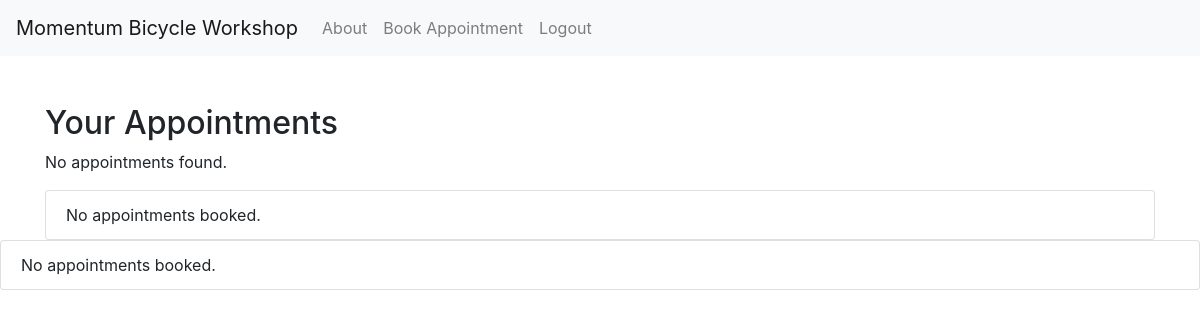
/appointment_list/ (signed in), run on an earlier commit of the app's database.
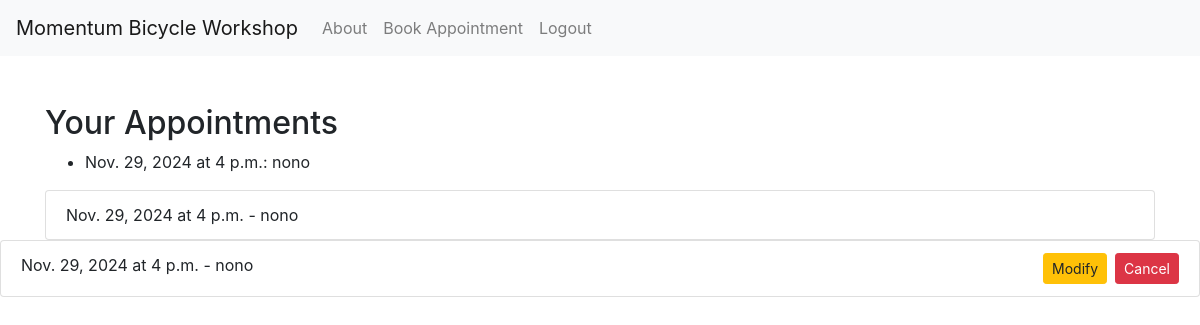
And on a later commit of the database.
### myapp/models.py (models this page shows, shortened)
class Appointment(models.Model):
    user = models.ForeignKey(User, on_delete=models.CASCADE)  # Associate the appointment with a user
    date = models.DateField()
    time = models.TimeField()
    description = models.TextField(blank=True)  # Allowing blank descriptions
    photo = models.ImageField(upload_to='photos/', blank=True, null=True)
    class Meta:  # This should be properly indented within the model
        unique_together = ('user', 'date')  # or ('user', 'date', 'time') if you want to prevent double booking at the same time

### myapp/views.py (the view)
# urls.py: path('appointment_list/', views.appointment_list, name='appointment_list'),
@login_required
def appointment_list(request):
    appointments = Appointment.objects.filter(user=request.user).order_by('date', 'time')
    return render(request, 'myapp/appointment_list.html', {'appointments': appointments})

### myapp/templates/myapp/appointment_list.html (shortened to what this page needs)
<!DOCTYPE html>
<html lang="en">
<head>
    <link rel="stylesheet" href="https://maxcdn.bootstrapcdn.com/bootstrap/4.5.2/css/bootstrap.min.css">
</head>
<body>
    {% include 'myapp/navbar.html' %}
    <div class="container mt-5">
        <h2>Your Appointments</h2>
        {% if appointments %}
        <ul>
            {% for appointment in appointments %}
            <li>{{ appointment.date }} at {{ appointment.time }}: {{ appointment.description }}</li>
            {% endfor %}
        </ul>
        {% else %}
        <p>No appointments found.</p>
        {% endif %}
        <ul class="list-group">
            {% for appointment in appointments %}
            <li class="list-group-item">
                {{ appointment.date }} at {{ appointment.time }} - {{ appointment.description }}
            </li>
            {% empty %}
            <li class="list-group-item">No appointments booked.</li>
            {% endfor %}
        </ul>
    </div>
    <ul class="list-group">
        {% for appointment in appointments %}
        <li class="list-group-item">
            {{ appointment.date }} at {{ appointment.time }} - {{ appointment.description }}
            <a href="{% url 'cancel_appointment' appointment.id %}"
                class="btn btn-danger btn-sm float-right ml-2">Cancel</a>
            <a href="{% url 'modify_appointment' appointment.id %}"
                class="btn btn-warning btn-sm float-right">Modify</a>
        </li>
        {% empty %}
        <li class="list-group-item">No appointments booked.</li>
        {% endfor %}
    </ul>
</body>
</html>

### myapp/templates/myapp/navbar.html (shortened to what this page needs)
<nav class="navbar navbar-expand-lg navbar-light bg-light">
    <a class="navbar-brand" href="{% url 'home' %}">Momentum Bicycle Workshop</a>
    <div class="collapse navbar-collapse">
        <ul class="navbar-nav mr-auto">
            <li class="nav-item"><a class="nav-link" href="{% url 'about' %}">About</a></li>
            {% if user.is_authenticated %}
                <li class="nav-item"><a class="nav-link" href="{% url 'book_appointment' %}">Book Appointment</a></li>
                <li class="nav-item"><a class="nav-link" href="{% url 'logout' %}">Logout</a></li>
            {% else %}
                <li class="nav-item"><a class="nav-link" href="{% url 'register' %}">Register</a></li>
                <li class="nav-item"><a class="nav-link" href="{% url 'login' %}">Login</a></li>
            {% endif %}
        </ul>
    </div>
</nav>

What changed in the data, as far as the page shows it:
added Appointment: date "Nov. 29, 2024", time "4 p.m.", description "nono"
Also different on the page:
text no longer shown: "No appointments found. No appointments booked. No appointments booked."
